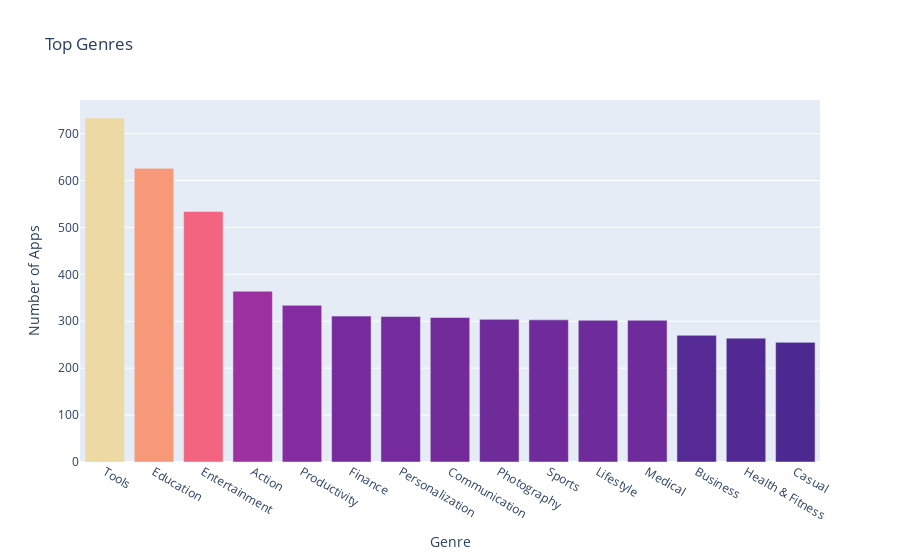

Notebook code for this chart:
### Markdown cell above
**Challenge 12**: Can you create this chart with the Series containing the genre data? 

<img src=https://imgur.com/DbcoQli.png width=400>

Try experimenting with the built in colour scales in Plotly. You can find a full list [here](https://plotly.com/python/builtin-colorscales/). 

* Find a way to set the colour scale using the color_continuous_scale parameter. 
* Find a way to make the color axis disappear by using coloraxis_showscale.

### Code cell
bar = px.bar(x=num_genres.index[:15],
             y=num_genres.values[:15],
             title='Top Genres',
             hover_name=num_genres.index[:15],
             color=num_genres.values[:15],
             color_continuous_scale='Agsunset'             
             )

bar.update_layout(xaxis_title='Genre',
                  yaxis_title='Number of Apps',
                  coloraxis_showscale=False
                  )

bar.show()

### Figure 1 — Plotly figure (JSON) as saved in the notebook; plotly's stock layout.template omitted (floating-point values rounded to 4 significant figures)
{"data": [{"alignmentgroup": "True", "hovertemplate": "<b>%{hovertext}</b><br><br>x=%{x}<br>y=%{y}<br>color=%{marker.color}<extra></extra>", "hovertext": ["Tools", "Education", "Entertainment", "Action", "Productivity", "Finance", "Personalization", "Communication", "Photography", "Sports", "Lifestyle", "Medical", "Business", "Health & Fitness", "Casual"], "legendgroup": "", "marker": {"color": [733, 626, 534, 364, 334, 311, 310, 308, 304, 303, 302, 302, 270, 264, 255], "coloraxis": "coloraxis", "pattern": {"shape": ""}}, "name": "", "offsetgroup": "", "orientation": "v", "showlegend": false, "textposition": "auto", "type": "bar", "x": ["Tools", "Education", "Entertainment", "Action", "Productivity", "Finance", "Personalization", "Communication", "Photography", "Sports", "Lifestyle", "Medical", "Business", "Health & Fitness", "Casual"], "xaxis": "x", "y": [733, 626, 534, 364, 334, 311, 310, 308, 304, 303, 302, 302, 270, 264, 255], "yaxis": "y"}], "layout": {"barmode": "relative", "coloraxis": {"colorbar": {"title": {"text": "color"}}, "colorscale": [[0, "rgb(75, 41, 145)"], [0.1667, "rgb(135, 44, 162)"], [0.3333, "rgb(192, 54, 157)"], [0.5, "rgb(234, 79, 136)"], [0.6667, "rgb(250, 120, 118)"], [0.8333, "rgb(246, 169, 122)"], [1, "rgb(237, 217, 163)"]], "showscale": false}, "legend": {"tracegroupgap": 0}, "title": {"text": "Top Genres"}, "xaxis": {"anchor": "y", "domain": [0, 1], "title": {"text": "Genre"}}, "yaxis": {"anchor": "x", "domain": [0, 1], "title": {"text": "Number of Apps"}}}}
